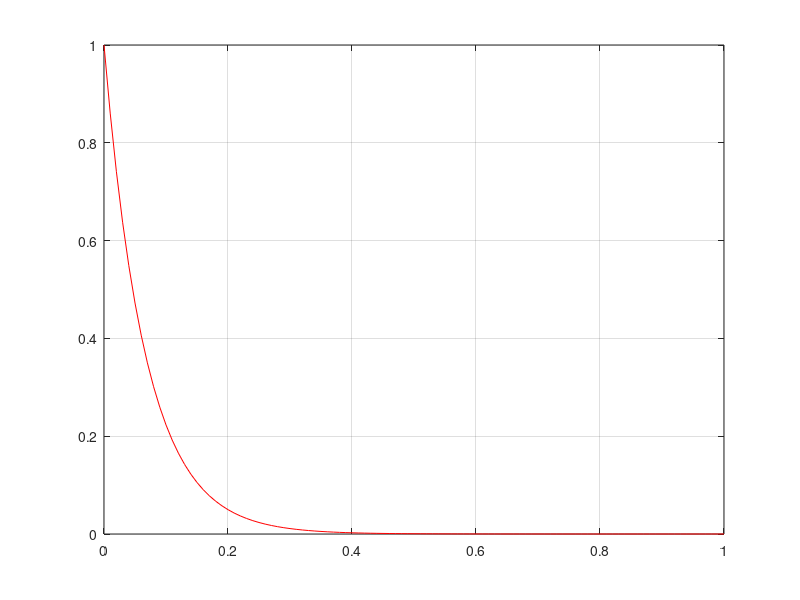

Write MATLAB code to recreate this figure. (Note: this script raises an error after producing the figure.)
% Paramètres necessaires
Tmax=1;
myint=[0 1];
myh=1/100; % pas de temps choisi
y0=1; % Conditions initiales



% paramètres pour construire la reference 1
n= round((myint(2)-myint(1))/myh);
piquetsqtemps=myint(1):((myint(2)-myint(1))/n):myint(2);
% yref=3*exp((piquetsqtemps.^2)/2)-piquetsqtemps.^2-2;
yref = exp(-15*piquetsqtemps)

plot(piquetsqtemps,yref,"red")
grid on
hold on

[t,yappeul]=myeuler1(myint,y0,myh);
plot(piquetsqtemps,yappeul,"blue")
plot(piquetsqtemps,yref,"red")
hold off
